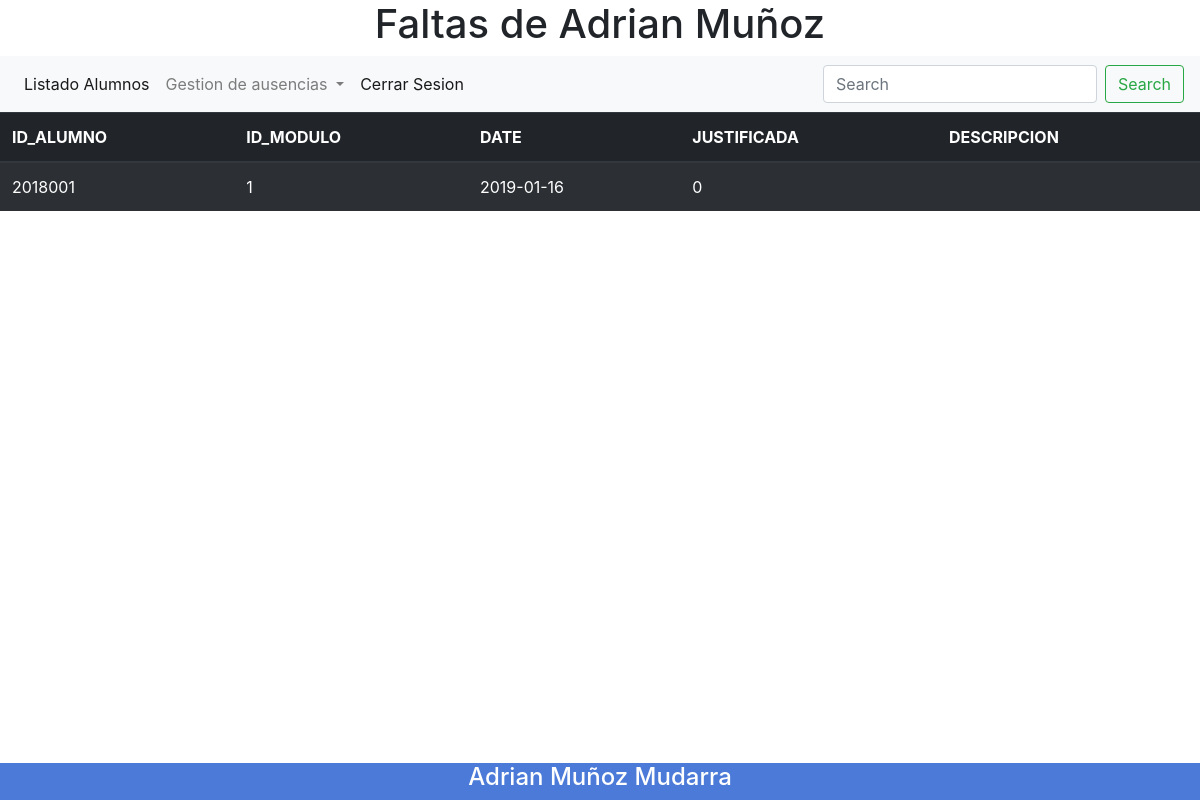
The page /php/listAusencias.php?id=2018001 (signed in) on the database its author committed.
### tables this page shows
CREATE TABLE `falta` (
  `id_alumno` varchar(100) NOT NULL,
  `id_modulo` varchar(100) NOT NULL,
  `date` date NOT NULL,
  `justificada` tinyint(1) NOT NULL DEFAULT 0,
  `descripcion` varchar(255) DEFAULT NULL
);

### php/dao.php (called while the page is built, shortened)
<?php
    class Dao{
        private $conn;
        function __construct(){
            try{
                $this->conn=new PDO(DSN,USER,PASSWORD);
            }catch(PDOException $e){
                $this->error="Error en la conexion: ".$e.getMessage();
            }
        }
        public function getFaltasDeUsuario($id)
        {
            try{
                $sql="SELECT * FROM ".TABLE_FALTAS." WHERE id_alumno=".$id;
                $resultset = $this->conn->query($sql);
                return $resultset;
            }catch (PDOException $e){
                $this->error = $e->getMessage();
            }
        }
    }
?>

### php/listAusencias.php (the view, shortened to what this page needs)
<?php
include_once("app.php");
$app= new App();
$app->validateSesion();
if(isset($_GET['id'])){
    $result = $app->getFaltasDeUsuario($_GET['id']);
}else{
    App::print_init("Faltas de asistencia");
    $result = $app->getFaltas();
}
if(!$result){
    echo "<p>Error al conectar al servidor: ".$app->getDao()->error."</p>";
}else{
    $list= $result->fetchAll();
    if (count($list)==0){
        echo "<p>No hay alumnos</p>";
    }else{
        echo "<table class=\"table table-striped table-dark\">";
        echo "<thead>";
        echo "<tr>";
        for ($i = 0; $i<$result->columnCount();$i++){
            $namecolumn = $result->getColumnMeta($i);
            echo "<th>".strtoupper($namecolumn['name'])."</th>";
        }
        echo "</tr>";
        echo "</thead>";
        echo "<tbody>";
        foreach ($list as $fila){
            echo "<tr>";
            echo "<td>".$fila['id_alumno']."</td><td>".$fila['id_modulo']."</td><td>".$fila['date']."</td><td>".$fila['justificada']."</td><td>".$fila['descripcion']."</td>";
            echo "</tr>";
        }
        echo "</tbody>";
        echo "</table>";
    }
}

### rows shown on the page
falta: id_alumno "2018001", id_modulo "1", date "2019-01-16", justificada "0"

### other values the page prints
$tilte "Faltas de Adrian Muñoz"
$namecolumn['name'] "ID_ALUMNO"
$namecolumn['name'] "ID_MODULO"
$namecolumn['name'] "DATE"
$namecolumn['name'] "JUSTIFICADA"
$namecolumn['name'] "DESCRIPCION"
